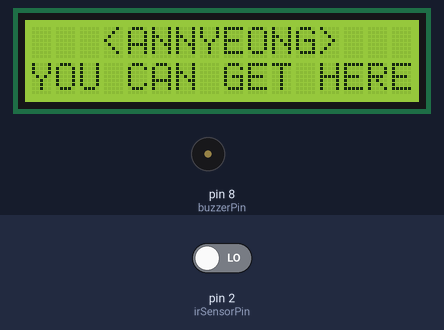
Recording of a sketch running on a simulated Arduino Uno, built with avr-gcc and run on an emulated ATmega328P. Shown: 16×2 character LCD, buzzer (waves = sounding). The test bench sets the inputs (shaded band); at power-on: pin 2 (irSensorPin) LOW. The modem accepts every AT command (registered, SIM ready, sends succeed) and sends nothing else; what the sketch prints to the serial monitor is not drawn.

Above: at 7.2 s.
7.3 s: pin 2 (irSensorPin) driven HIGH
At 10.5 s:
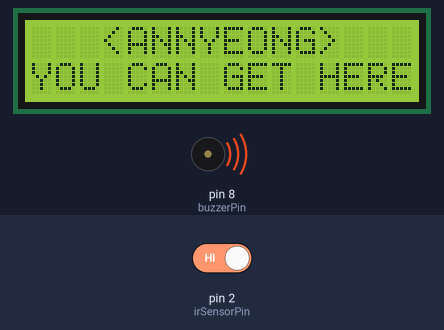
Timing chart, 0 to 14.3 s (numbered marks = the images above; inputs shaded):
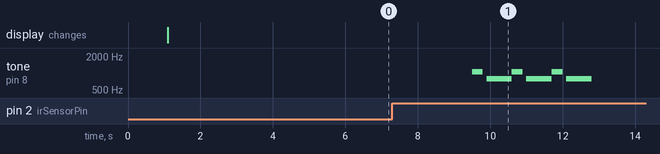

Measured:
- after the input at 7.3 s, tone on pin 8 (buzzerPin): silent → 1047 Hz after 2.2 s, then repeats every 1.1 s: silent 0.10 s, 784 Hz 0.70 s, 1047 Hz 0.30 s, until it stays silent from 12.8 s

The sketch:

RECTO_FINAL_PROJECT.ino
```cpp
#include <SoftwareSerial.h>
#include <Wire.h>
#include <LiquidCrystal_I2C.h>

SoftwareSerial sim(10, 11); // RX, TX

int _timeout;
String _buffer;

String moduleNumber = "639763226980";
String recipientNumber = "+639098789482";

const int irSensorPin = 2;
const int buzzerPin = 8;

bool messageSent = false;

// LCD setup
LiquidCrystal_I2C lcd(0x27, 16, 2);

void setup() {
  Serial.begin(9600);
  sim.begin(9600);
  _buffer.reserve(50);
  delay(1000);

  pinMode(irSensorPin, INPUT);
  pinMode(buzzerPin, OUTPUT);

  lcd.init();
  lcd.backlight();
  lcd.setCursor(3, 0);
  lcd.print("<ANNYEONG>");
  lcd.setCursor(0, 1);
  lcd.print("YOU CAN GET HERE");

  Serial.println("System Initialized...");
  checkNetworkStatus();
}

void loop() {
  if (!messageSent && digitalRead(irSensorPin) == HIGH) {
    Serial.println("Motion started.");

    unsigned long startTime = millis();
    bool sustained = true;

    while (millis() - startTime < 2000) {
      if (digitalRead(irSensorPin) == LOW) {
        sustained = false;
        break;
      }
      delay(100);
    }

    if (sustained) {
      Serial.println("Motion sustained. Triggering alarm and SMS.");
      playDoorbellTone();
      SendMessage();
      messageSent = true;
    }
  }

  if (digitalRead(irSensorPin) == LOW) {
    messageSent = false;
  }

  if (sim.available()) {
    Serial.write(sim.read());
  }

  delay(200);
}

void playDoorbellTone() {
  Serial.println("Playing doorbell tone...");

  tone(buzzerPin, 1047);
  delay(300);
  noTone(buzzerPin);
  delay(100);
  tone(buzzerPin, 784);
  delay(700);
  tone(buzzerPin, 1047);
  delay(300);
  noTone(buzzerPin);
  delay(100);
  tone(buzzerPin, 784);
  delay(700);
  tone(buzzerPin, 1047);
  delay(300);
  noTone(buzzerPin);
  delay(100);
  tone(buzzerPin, 784);
  delay(700);
  noTone(buzzerPin);
}

void SendMessage() {
  Serial.println("Sending SMS...");

  sim.println("AT+CMGF=1");
  delay(500);
  sim.println("AT+CMGS=\"" + recipientNumber + "\"");
  delay(1000);
  sim.print("A person just passed by the sensor.");
  delay(500);
  sim.println((char)26);
  delay(5000);

  _buffer = _readSerial();
  Serial.println("Response: " + _buffer);
}

String _readSerial() {
  _timeout = 0;
  while (!sim.available() && _timeout < 12000) {
    delay(13);
    _timeout++;
  }
  if (sim.available()) {
    return sim.readString();
  }
  return "";
}

void checkNetworkStatus() {
  Serial.println("Checking signal strength...");
  delay(1000);
  while (sim.available()) Serial.write(sim.read());

  delay(1000);
  Serial.println("\nChecking network registration...");
  delay(1000);
  while (sim.available()) Serial.write(sim.read());

  delay(1000);
  Serial.println("\nChecking SMSC number...");
  delay(1000);
  while (sim.available()) Serial.write(sim.read());
}
```
